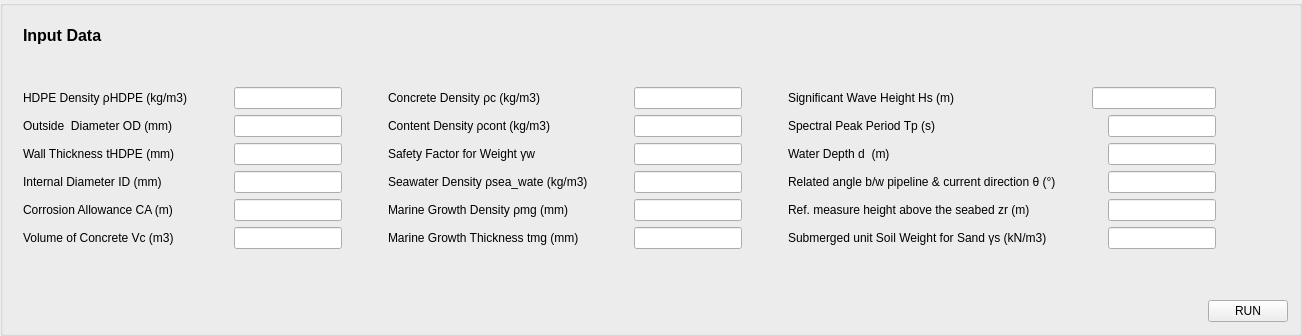
        <widget class="QGroupBox" name="groupBox_3">
         <property name="title">
          <string/>
         </property>
         <layout class="QGridLayout" name="gridLayout_13">
          <item row="1" column="1" colspan="2">
           <widget class="QPushButton" name="START_pushButton">
            <property name="text">
             <string>RUN</string>
            </property>
           </widget>
          </item>
          <item row="0" column="2">
           <spacer name="verticalSpacer_3">
            <property name="orientation">
             <enum>Qt::Vertical</enum>
            </property>
            <property name="sizeHint" stdset="0">
             <size>
              <width>20</width>
              <height>256</height>
             </size>
            </property>
           </spacer>
          </item>
          <item row="1" column="0">
           <spacer name="horizontalSpacer_9">
            <property name="orientation">
             <enum>Qt::Horizontal</enum>
            </property>
            <property name="sizeHint" stdset="0">
             <size>
              <width>571</width>
              <height>20</height>
             </size>
            </property>
           </spacer>
          </item>
          <item row="0" column="0" colspan="2">
           <widget class="QWidget" name="widget" native="true">
            <layout class="QGridLayout" name="gridLayout_12">
             <item row="1" column="0">
              <layout class="QGridLayout" name="gridLayout_10">
               <item row="0" column="4">
                <layout class="QGridLayout" name="gridLayout_7">
                 <item row="0" column="0">
                  <layout class="QHBoxLayout" name="horizontalLayout_75">
                   <item>
                    <widget class="QLabel" name="Hs_label">
                     <property name="text">
                      <string>Significant Wave Height Hs (m)  </string>
                     </property>
                    </widget>
                   </item>
                   <item>
                    <spacer name="horizontalSpacer_90">
                     <property name="orientation">
                      <enum>Qt::Horizontal</enum>
                     </property>
                     <property name="sizeHint" stdset="0">
                      <size>
                       <width>40</width>
                       <height>20</height>
                      </size>
                     </property>
                    </spacer>
                   </item>
                   <item>
                    <widget class="QLineEdit" name="ID_lineEdit_5"/>
                   </item>
                  </layout>
                 </item>
                 <item row="1" column="0">
                  <layout class="QHBoxLayout" name="horizontalLayout_76">
                   <item>
                    <widget class="QLabel" name="Tp_label">
                     <property name="text">
                      <string>Spectral Peak Period Tp (s)  </string>
                     </property>
                    </widget>
                   </item>
                   <item>
                    <spacer name="horizontalSpacer_12">
                     <property name="orientation">
                      <enum>Qt::Horizontal</enum>
                     </property>
                     <property name="sizeHint" stdset="0">
                      <size>
                       <width>40</width>
                       <height>20</height>
                      </size>
                     </property>
                    </spacer>
                   </item>
                   <item>
                    <spacer name="horizontalSpacer_91">
                     <property name="orientation">
                      <enum>Qt::Horizontal</enum>
                     </property>
                     <property name="sizeHint" stdset="0">
                      <size>
                       <width>40</width>
                       <height>20</height>
                      </size>
                     </property>
                    </spacer>
                   </item>
                   <item>
                    <widget class="QLineEdit" name="ID_lineEdit_6"/>
                   </item>
                  </layout>
                 </item>
                 <item row="2" column="0">
                  <layout class="QHBoxLayout" name="horizontalLayout_77">
                   <item>
                    <widget class="QLabel" name="d_label">
                     <property name="text">
                      <string>Water Depth d  (m)  </string>
                     </property>
                    </widget>
                   </item>
                   <item>
                    <spacer name="horizontalSpacer_10">
                     <property name="orientation">
                      <enum>Qt::Horizontal</enum>
                     </property>
                     <property name="sizeHint" stdset="0">
                      <size>
                       <width>40</width>
                       <height>20</height>
                      </size>
                     </property>
                    </spacer>
                   </item>
                   <item>
                    <spacer name="horizontalSpacer_92">
                     <property name="orientation">
                      <enum>Qt::Horizontal</enum>
                     </property>
                     <property name="sizeHint" stdset="0">
                      <size>
                       <width>40</width>
                       <height>20</height>
                      </size>
                     </property>
                    </spacer>
                   </item>
                   <item>
                    <widget class="QLineEdit" name="ID_lineEdit_7"/>
                   </item>
                  </layout>
                 </item>
                 <item row="3" column="0">
                  <layout class="QHBoxLayout" name="horizontalLayout_79">
                   <item>
                    <widget class="QLabel" name="theta_label">
                     <property name="text">
                      <string>Related angle b/w pipeline &amp; current direction θ (°)  </string>
                     </property>
                    </widget>
                   </item>
                   <item>
                    <spacer name="horizontalSpacer_94">
                     <property name="orientation">
                      <enum>Qt::Horizontal</enum>
                     </property>
                     <property name="sizeHint" stdset="0">
                      <size>
                       <width>40</width>
                       <height>20</height>
                      </size>
                     </property>
                    </spacer>
                   </item>
                   <item>
                    <widget class="QLineEdit" name="ID_lineEdit_9"/>
                   </item>
                  </layout>
                 </item>
                 <item row="4" column="0">
                  <layout class="QHBoxLayout" name="horizontalLayout_80">
                   <item>
                    <widget class="QLabel" name="zr_label">
                     <property name="text">
                      <string>Ref. measure height above the seabed zr (m)  </string>
                     </property>
                    </widget>
                   </item>
                   <item>
                    <spacer name="horizontalSpacer_95">
                     <property name="orientation">
                      <enum>Qt::Horizontal</enum>
                     </property>
                     <property name="sizeHint" stdset="0">
                      <size>
                       <width>40</width>
                       <height>20</height>
                      </size>
                     </property>
                    </spacer>
                   </item>
                   <item>
                    <widget class="QLineEdit" name="ID_lineEdit_10"/>
                   </item>
                  </layout>
                 </item>
                 <item row="5" column="0">
                  <layout class="QHBoxLayout" name="horizontalLayout_81">
                   <item>
                    <widget class="QLabel" name="ys_label">
                     <property name="text">
                      <string>Submerged unit Soil Weight for Sand γs (kN/m3)  </string>
                     </property>
                    </widget>
                   </item>
                   <item>
                    <spacer name="horizontalSpacer_96">
                     <property name="orientation">
                      <enum>Qt::Horizontal</enum>
                     </property>
                     <property name="sizeHint" stdset="0">
                      <size>
                       <width>40</width>
                       <height>20</height>
                      </size>
                     </property>
                    </spacer>
                   </item>
                   <item>
                    <widget class="QLineEdit" name="ID_lineEdit_11"/>
                   </item>
                  </layout>
                 </item>
                </layout>
               </item>
               <item row="0" column="1">
                <spacer name="horizontalSpacer_3">
                 <property name="orientation">
                  <enum>Qt::Horizontal</enum>
                 </property>
                 <property name="sizeHint" stdset="0">
                  <size>
                   <width>40</width>
                   <height>20</height>
                  </size>
                 </property>
                </spacer>
               </item>
               <item row="0" column="2">
                <layout class="QGridLayout" name="gridLayout_6">
                 <item row="0" column="0">
                  <layout class="QHBoxLayout" name="horizontalLayout_50">
                   <item>
                    <widget class="QLabel" name="rho_c_label">
                     <property name="text">
                      <string>Concrete Density ρc (kg/m3)</string>
                     </property>
                    </widget>
                   </item>
                   <item>
                    <spacer name="horizontalSpacer_59">
                     <property name="orientation">
                      <enum>Qt::Horizontal</enum>
                     </property>
                     <property name="sizeHint" stdset="0">
                      <size>
                       <width>40</width>
                       <height>20</height>
                      </size>
                     </property>
                    </spacer>
                   </item>
                   <item>
                    <widget class="QLineEdit" name="rho_c_lineEdit"/>
                   </item>
                  </layout>
                 </item>
                 <item row="1" column="0">
                  <layout class="QHBoxLayout" name="horizontalLayout_53">
                   <item>
                    <widget class="QLabel" name="rho_cont_label">
                     <property name="text">
                      <string>Content Density ρcont (kg/m3)</string>
                     </property>
                    </widget>
                   </item>
                   <item>
                    <spacer name="horizontalSpacer_62">
                     <property name="orientation">
                      <enum>Qt::Horizontal</enum>
                     </property>
                     <property name="sizeHint" stdset="0">
                      <size>
                       <width>40</width>
                       <height>20</height>
                      </size>
                     </property>
                    </spacer>
                   </item>
                   <item>
                    <widget class="QLineEdit" name="rho_cont_lineEdit"/>
                   </item>
                  </layout>
                 </item>
                 <item row="2" column="0">
                  <layout class="QHBoxLayout" name="horizontalLayout_51">
                   <item>
                    <widget class="QLabel" name="yw_label">
                     <property name="text">
                      <string>Safety Factor for Weight γw </string>
                     </property>
                    </widget>
                   </item>
                   <item>
                    <spacer name="horizontalSpacer_60">
                     <property name="orientation">
                      <enum>Qt::Horizontal</enum>
                     </property>
                     <property name="sizeHint" stdset="0">
                      <size>
                       <width>40</width>
                       <height>20</height>
                      </size>
                     </property>
                    </spacer>
                   </item>
                   <item>
                    <widget class="QLineEdit" name="yw_lineEdit"/>
                   </item>
                  </layout>
                 </item>
                 <item row="3" column="0">
                  <layout class="QHBoxLayout" name="horizontalLayout_52">
                   <item>
                    <widget class="QLabel" name="rho_seawater_label">
                     <property name="text">
                      <string>Seawater Density ρsea_wate (kg/m3)</string>
                     </property>
                    </widget>
                   </item>
                   <item>
                    <spacer name="horizontalSpacer_61">
                     <property name="orientation">
                      <enum>Qt::Horizontal</enum>
                     </property>
                     <property name="sizeHint" stdset="0">
                      <size>
                       <width>40</width>
                       <height>20</height>
                      </size>
                     </property>
                    </spacer>
                   </item>
                   <item>
                    <widget class="QLineEdit" name="rho_seawater_lineEdit"/>
                   </item>
                  </layout>
                 </item>
                 <item row="4" column="0">
                  <layout class="QHBoxLayout" name="horizontalLayout_72">
                   <item>
                    <widget class="QLabel" name="ID_label_2">
                     <property name="text">
                      <string>Marine Growth Density ρmg (mm)  </string>
                     </property>
                    </widget>
                   </item>
                   <item>
                    <spacer name="horizontalSpacer_87">
                     <property name="orientation">
                      <enum>Qt::Horizontal</enum>
                     </property>
                     <property name="sizeHint" stdset="0">
                      <size>
                       <width>40</width>
                       <height>20</height>
                      </size>
                     </property>
                    </spacer>
                   </item>
                   <item>
                    <widget class="QLineEdit" name="ID_lineEdit_2"/>
                   </item>
                  </layout>
                 </item>
                 <item row="5" column="0">
                  <layout class="QHBoxLayout" name="horizontalLayout_73">
                   <item>
                    <widget class="QLabel" name="ID_label_3">
                     <property name="text">
                      <string>Marine Growth Thickness tmg (mm)  </string>
                     </property>
                    </widget>
                   </item>
                   <item>
                    <spacer name="horizontalSpacer_88">
                     <property name="orientation">
                      <enum>Qt::Horizontal</enum>
                     </property>
                     <property name="sizeHint" stdset="0">
                      <size>
                       <width>40</width>
                       <height>20</height>
                      </size>
                     </property>
                    </spacer>
                   </item>
                   <item>
                    <widget class="QLineEdit" name="ID_lineEdit_3"/>
                   </item>
                  </layout>
                 </item>
                </layout>
               </item>
               <item row="0" column="0">
                <layout class="QGridLayout" name="gridLayout_5">
                 <item row="0" column="0">
                  <layout class="QHBoxLayout" name="horizontalLayout_48">
                   <item>
                    <widget class="QLabel" name="rho_HDPE_label">
                     <property name="text">
                      <string>HDPE Density ρHDPE (kg/m3)</string>
                     </property>
                    </widget>
                   </item>
                   <item>
                    <spacer name="horizontalSpacer_56">
                     <property name="orientation">
                      <enum>Qt::Horizontal</enum>
                     </property>
                     <property name="sizeHint" stdset="0">
                      <size>
                       <width>40</width>
                       <height>20</height>
                      </size>
                     </property>
                    </spacer>
                   </item>
                   <item>
                    <widget class="QLineEdit" name="rho_HDPE_lineEdit"/>
                   </item>
                  </layout>
                 </item>
                 <item row="1" column="0">
                  <layout class="QHBoxLayout" name="horizontalLayout_45">
                   <item>
                    <widget class="QLabel" name="OD_label">
                     <property name="text">
                      <string>Outside  Diameter OD (mm)</string>
                     </property>
                    </widget>
                   </item>
                   <item>
                    <spacer name="horizontalSpacer_53">
                     <property name="orientation">
                      <enum>Qt::Horizontal</enum>
                     </property>
                     <property name="sizeHint" stdset="0">
                      <size>
                       <width>40</width>
                       <height>20</height>
                      </size>
                     </property>
                    </spacer>
                   </item>
                   <item>
                    <widget class="QLineEdit" name="OD_lineEdit"/>
                   </item>
                  </layout>
                 </item>
                 <item row="2" column="0">
                  <layout class="QHBoxLayout" name="horizontalLayout_44">
                   <item>
                    <widget class="QLabel" name="tHDPE_label">
                     <property name="text">
                      <string>Wall Thickness tHDPE (mm)</string>
                     </property>
                    </widget>
                   </item>
                   <item>
                    <spacer name="horizontalSpacer_52">
                     <property name="orientation">
                      <enum>Qt::Horizontal</enum>
                     </property>
                     <property name="sizeHint" stdset="0">
                      <size>
                       <width>40</width>
                       <height>20</height>
                      </size>
                     </property>
                    </spacer>
                   </item>
                   <item>
                    <widget class="QLineEdit" name="tHDPE_lineEdit"/>
                   </item>
                  </layout>
                 </item>
                 <item row="3" column="0">
                  <layout class="QHBoxLayout" name="horizontalLayout_46">
                   <item>
                    <widget class="QLabel" name="ID_label">
                     <property name="text">
                      <string>Internal Diameter ID (mm)  </string>
                     </property>
                    </widget>
                   </item>
                   <item>
                    <spacer name="horizontalSpacer_54">
                     <property name="orientation">
                      <enum>Qt::Horizontal</enum>
                     </property>
                     <property name="sizeHint" stdset="0">
                      <size>
                       <width>40</width>
                       <height>20</height>
                      </size>
                     </property>
                    </spacer>
                   </item>
                   <item>
                    <widget class="QLineEdit" name="ID_lineEdit"/>
                   </item>
                  </layout>
                 </item>
                 <item row="4" column="0">
                  <layout class="QHBoxLayout" name="horizontalLayout_47">
                   <item>
                    <widget class="QLabel" name="CA_label">
                     <property name="text">
                      <string>Corrosion Allowance CA (m)</string>
                     </property>
                    </widget>
                   </item>
                   <item>
                    <spacer name="horizontalSpacer_55">
                     <property name="orientation">
                      <enum>Qt::Horizontal</enum>
                     </property>
                     <property name="sizeHint" stdset="0">
                      <size>
                       <width>40</width>
                       <height>20</height>
                      </size>
                     </property>
                    </spacer>
                   </item>
                   <item>
                    <widget class="QLineEdit" name="CA_lineEdit"/>
                   </item>
                  </layout>
                 </item>
                 <item row="5" column="0">
                  <layout class="QHBoxLayout" name="horizontalLayout_49">
                   <item>
                    <widget class="QLabel" name="Vc_label">
                     <property name="text">
                      <string>Volume of Concrete Vc (m3)</string>
                     </property>
                    </widget>
                   </item>
                   <item>
                    <spacer name="horizontalSpacer_58">
                     <property name="orientation">
                      <enum>Qt::Horizontal</enum>
                     </property>
                     <property name="sizeHint" stdset="0">
                      <size>
                       <width>40</width>
                       <height>20</height>
                      </size>
                     </property>
                    </spacer>
                   </item>
                   <item>
                    <widget class="QLineEdit" name="Vc_lineEdit"/>
                   </item>
                  </layout>
                 </item>
                </layout>
               </item>
               <item row="0" column="3">
                <spacer name="horizontalSpacer_5">
                 <property name="orientation">
                  <enum>Qt::Horizontal</enum>
                 </property>
                 <property name="sizeHint" stdset="0">
                  <size>
                   <width>40</width>
                   <height>20</height>
                  </size>
                 </property>
                </spacer>
               </item>
              </layout>
             </item>
             <item row="1" column="1">
              <spacer name="verticalSpacer_2">
               <property name="orientation">
                <enum>Qt::Vertical</enum>
               </property>
               <property name="sizeHint" stdset="0">
                <size>
                 <width>20</width>
                 <height>234</height>
                </size>
               </property>
              </spacer>
             </item>
             <item row="0" column="0">
              <widget class="QLabel" name="label_INPUT_Data">
               <property name="font">
                <font>
                 <pointsize>12</pointsize>
                 <weight>75</weight>
                 <bold>true</bold>
                 <underline>false</underline>
                </font>
               </property>
               <property name="text">
                <string>Input Data</string>
               </property>
              </widget>
             </item>
            </layout>
           </widget>
          </item>
         </layout>
        </widget>
